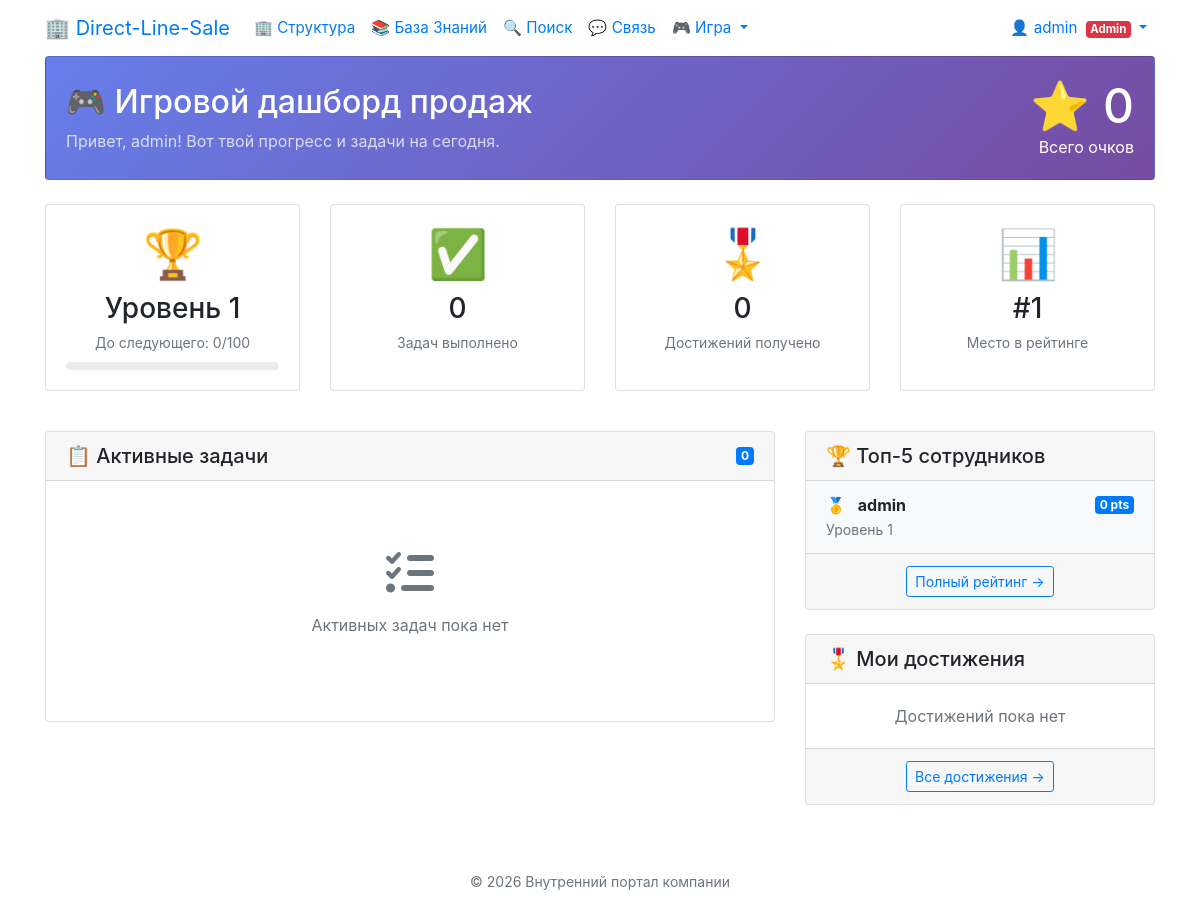
/sales-dashboard (signed in), run on the app's committed database.
### app.py (models this page shows, shortened)
class User(UserMixin, db.Model):
    id = db.Column(db.Integer, primary_key=True)
    username = db.Column(db.String(50), unique=True,
                         nullable=False, index=True)
    password_hash = db.Column(db.String(200), nullable=False)
    employee_id = db.Column(db.Integer, db.ForeignKey(
        'employee.id'), nullable=True, unique=True)
    role = db.Column(db.String(20), default='employee')
    is_active = db.Column(db.Boolean, default=True)
    created_at = db.Column(db.DateTime, default=datetime.now)
    last_login = db.Column(db.DateTime, nullable=True)
    must_change_password = db.Column(db.Boolean, default=True)
    password_changed_at = db.Column(db.DateTime, nullable=True)
    employee = db.relationship('Employee', backref=db.backref(
        'user', uselist=False), lazy='joined')

class UserPoints(db.Model):
    id = db.Column(db.Integer, primary_key=True)
    user_id = db.Column(db.Integer, db.ForeignKey(
        'user.id'), nullable=False, unique=True, index=True)
    total_points = db.Column(db.Integer, default=0)
    current_level = db.Column(db.Integer, default=1)
    tasks_completed = db.Column(db.Integer, default=0)
    achievements_earned = db.Column(db.Integer, default=0)
    created_at = db.Column(db.DateTime, default=datetime.now)
    last_activity = db.Column(db.DateTime, default=datetime.now)
    user = db.relationship('User', backref=db.backref('points', uselist=False))
    def get_progress_to_next_level(self):
        points_in_current_level = self.total_points % 100
        return points_in_current_level

### app.py (the view, shortened to what this page needs)
@app.route('/sales-dashboard')
@login_required
def sales_dashboard():
    from datetime import date, timedelta
    user_points = UserPoints.query.filter_by(user_id=current_user.id).first()
    if not user_points:
        user_points = UserPoints(user_id=current_user.id)
        db.session.add(user_points)
        db.session.commit()
    today = date.today()
    week_start = today - timedelta(days=today.weekday())
    week_end = week_start + timedelta(days=6)
    month_start = today.replace(day=1)
    active_tasks = SalesTask.query.filter_by(is_active=True).all()
    user_progress = {}
    db.session.commit()
    top_users = UserPoints.query.order_by(
        UserPoints.total_points.desc()).limit(5).all()
    my_achievements = UserAchievement.query.filter_by(
        user_id=current_user.id).order_by(UserAchievement.earned_at.desc()).limit(5).all()
    return render_template('sales_dashboard.html',
                           user_points=user_points,
                           active_tasks=active_tasks,
                           user_progress=user_progress,
                           top_users=top_users,
                           my_achievements=my_achievements)

### app.py (called while the page is built)
@login_manager.user_loader
def load_user(user_id):
    return User.query.get(int(user_id))

### templates/sales_dashboard.html (shortened to what this page needs)
{% extends "base.html" %}
{% block content %}
<div class="row mb-4">
	<div class="col-12">
		<div class="card text-white" style="background: linear-gradient(135deg, #667eea 0%, #764ba2 100%);">
			<div class="card-body">
				<div class="row align-items-center">
					<div class="col-md-8">
						<h2 class="mb-2">🎮 Игровой дашборд продаж</h2>
						<p class="mb-0" style="opacity: 0.75;">
							Привет, {{ current_user.employee.name.split()[0] if current_user.employee else
							current_user.username }}!
							Вот твой прогресс и задачи на сегодня.
						</p>
					</div>
					<div class="col-md-4 text-right">
						<h1 class="mb-0" style="font-size: 3rem;">⭐ {{ user_points.total_points }}</h1>
						<p class="mb-0">Всего очков</p>
					</div>
				</div>
			</div>
		</div>
	</div>
</div>
<div class="row mb-4">
	<div class="col-md-3 col-sm-6 mb-3">
		<div class="card text-center h-100">
			<div class="card-body">
				<h1 style="font-size: 3rem; margin-bottom: 10px;">🏆</h1>
				<h3 class="mb-1">Уровень {{ user_points.current_level }}</h3>
				<small class="text-muted">До следующего: {{ user_points.get_progress_to_next_level() }}/100</small>
				<div class="progress mt-2" style="height: 8px;">
				</div>
			</div>
		</div>
	</div>
	<div class="col-md-3 col-sm-6 mb-3">
		<div class="card text-center h-100">
			<div class="card-body">
				<h1 style="font-size: 3rem; margin-bottom: 10px;">✅</h1>
				<h3 class="mb-1">{{ user_points.tasks_completed }}</h3>
				<small class="text-muted">Задач выполнено</small>
			</div>
		</div>
	</div>
	<div class="col-md-3 col-sm-6 mb-3">
		<div class="card text-center h-100">
			<div class="card-body">
				<h1 style="font-size: 3rem; margin-bottom: 10px;">🎖️</h1>
				<h3 class="mb-1">{{ user_points.achievements_earned }}</h3>
				<small class="text-muted">Достижений получено</small>
			</div>
		</div>
	</div>
	<div class="col-md-3 col-sm-6 mb-3">
		<div class="card text-center h-100">
			<div class="card-body">
				<h1 style="font-size: 3rem; margin-bottom: 10px;">📊</h1>
				<h3 class="mb-1">
					{% set my_rank = namespace(value=0) %}
					{% for user in top_users %}
					{% if user.user_id == current_user.id %}
					{% set my_rank.value = loop.index %}
					{% endif %}
					{% endfor %}
					#{{ my_rank.value if my_rank.value > 0 else '?' }}
				</h3>
				<small class="text-muted">Место в рейтинге</small>
			</div>
		</div>
	</div>
</div>
<div class="row">
	<div class="col-lg-8 mb-4">
		<div class="card">
			<div class="card-header d-flex justify-content-between align-items-center">
				<h5 class="mb-0">📋 Активные задачи</h5>
				<span class="badge badge-primary">{{ active_tasks|length }}</span>
			</div>
			<div class="card-body">
				{% if active_tasks %}
				{% for task in active_tasks %}
				{% set progress = user_progress[task.id] %}
				<div class="mb-4 pb-3 {% if not loop.last %}border-bottom{% endif %}">
					<div class="d-flex justify-content-between align-items-start mb-2">
						<div>
							<h6 class="mb-1">
								{{ task.get_type_display() }} {{ task.title }}
								{% if progress.is_completed %}
								<span class="badge badge-success ml-2">✓ Выполнено</span>
								{% endif %}
							</h6>
							<small class="text-muted">
								{{ task.get_period_display() }} •
								Награда: <strong>+{{ task.reward_points }} очков</strong>
							</small>
						</div>
						<h4 class="mb-0 {% if progress.is_completed %}text-success{% endif %}">
							{{ progress.current_value }}/{{ task.target_value }}
						</h4>
					</div>
					{% if task.description %}
					<p class="small text-muted mb-2">{{ task.description }}</p>
					{% endif %}
					<div class="progress" style="height: 20px;">
						<div class="progress-bar {% if progress.is_completed %}bg-success{% else %}bg-primary{% endif %}"
							style="width: {{ progress.get_progress_percent() }}%;">
							{{ progress.get_progress_percent() }}%
						</div>
					</div>
					<div class="mt-2 small text-muted">
						Период: {{ progress.period_start.strftime('%d.%m') }} - {{
						progress.period_end.strftime('%d.%m.%Y') }}
						{% if progress.last_updated %}
						• Обновлено: {{ progress.last_updated.strftime('%d.%m.%Y %H:%M') }}
						{% if progress.updated_by %}
						({{ progress.updated_by.employee.name if progress.updated_by.employee else
						progress.updated_by.username }})
						{% endif %}
						{% endif %}
					</div>
				</div>
				{% endfor %}
				{% else %}
				<div class="text-center py-5 text-muted">
					<i class="fa fa-tasks fa-3x mb-3"></i>
					<p>Активных задач пока нет</p>
				</div>
				{% endif %}
			</div>
		</div>
	</div>
	<div class="col-lg-4">
		<div class="card mb-4">
			<div class="card-header">
				<h5 class="mb-0">🏆 Топ-5 сотрудников</h5>
			</div>
			<div class="card-body p-0">
				<div class="list-group list-group-flush">
					{% for user in top_users %}
					<div class="list-group-item {% if user.user_id == current_user.id %}bg-light{% endif %}">
						<div class="d-flex justify-content-between align-items-center">
							<div>
								<span class="font-weight-bold mr-2">
									{% if loop.index == 1 %}🥇
									{% elif loop.index == 2 %}🥈
									{% elif loop.index == 3 %}🥉
									{% else %}#{{ loop.index }}
									{% endif %}
								</span>
								<strong>{{ user.user.employee.name if user.user.employee else user.user.username
									}}</strong>
							</div>
							<span class="badge badge-primary">{{ user.total_points }} pts</span>
						</div>
						<small class="text-muted">Уровень {{ user.current_level }}</small>
					</div>
					{% endfor %}
				</div>
			</div>
			<div class="card-footer text-center">
				<a href="{{ url_for('leaderboard') }}" class="btn btn-sm btn-outline-primary">
					Полный рейтинг →
				</a>
			</div>
		</div>
		<div class="card">
			<div class="card-header">
				<h5 class="mb-0">🎖️ Мои достижения</h5>
			</div>
			<div class="card-body">
				{% if my_achievements %}
				{% for ua in my_achievements %}
				<div class="mb-3 pb-2 {% if not loop.last %}border-bottom{% endif %}">
					<h4 class="mb-1">{{ ua.achievement.icon }} {{ ua.achievement.title }}</h4>
					<small class="text-muted">
						{{ ua.earned_at.strftime('%d.%m.%Y') }} • +{{ ua.achievement.reward_points }} pts
					</small>
				</div>
				{% endfor %}
				{% else %}
				<div class="text-center text-muted">
					<p class="mb-0">Достижений пока нет</p>
				</div>
				{% endif %}
			</div>
			<div class="card-footer text-center">
				<a href="{{ url_for('achievements') }}" class="btn btn-sm btn-outline-primary">
					Все достижения →
				</a>
			</div>
		</div>
	</div>
</div>
{% endblock %}

### templates/base.html (shortened to what this page needs)
<!DOCTYPE html>
<html lang="ru">
<head>
    <link rel="stylesheet" href="https://cdn.jsdelivr.net/npm/bootstrap@4.6.2/dist/css/bootstrap.min.css">
    <link rel="stylesheet" href="https://cdnjs.cloudflare.com/ajax/libs/font-awesome/6.4.0/css/all.min.css">
</head>
<body>
    <nav class="navbar navbar-expand-lg sticky-top">
        <div class="container">
            <a class="navbar-brand" href="/">🏢 Direct-Line-Sale</a>
            <div class="collapse navbar-collapse" id="navbarNav">
                <ul class="navbar-nav mr-auto">
                    <li class="nav-item">
                        <a class="nav-link" href="{{ url_for('home') }}">🏢 Структура</a>
                    </li>
                    <li class="nav-item">
                        <a class="nav-link" href="{{ url_for('wiki') }}">📚 База Знаний</a>
                    </li>
                    <li class="nav-item">
                        <a class="nav-link" href="{{ url_for('search') }}">🔍 Поиск</a>
                    </li>
                    <li class="nav-item">
                        <a class="nav-link" href="{{ url_for('feedback') }}">💬 Связь</a>
                    </li>
                    {% if current_user.is_authenticated %}
                    <li class="nav-item dropdown">
                        <a class="nav-link dropdown-toggle" href="#" id="navbarGameDropdown" role="button"
                            data-toggle="dropdown" aria-haspopup="true" aria-expanded="false">
                            🎮 Игра
                        </a>
                    </li>
                    {% endif %}
                </ul>
                <ul class="navbar-nav ml-auto">
                    {% if current_user.is_authenticated %}
                    <li class="nav-item dropdown">
                        <a class="nav-link dropdown-toggle" href="#" id="navbarUserDropdown" role="button"
                            data-toggle="dropdown" aria-haspopup="true" aria-expanded="false">
                            👤 {{ current_user.username }}
                            {% if current_user.role == 'admin' %}
                            <span class="badge badge-danger ml-1">Admin</span>
                            {% elif current_user.role == 'manager' %}
                            <span class="badge badge-warning ml-1">Manager</span>
                            {% endif %}
                        </a>
                    </li>
                    {% else %}
                    <li class="nav-item">
                        <a class="nav-link" href="{{ url_for('user_login') }}">🔐 Вход</a>
                    </li>
                    {% endif %}
                </ul>
            </div>
        </div>
    </nav>
    <div class="container">
        {% block content %}{% endblock %}
    </div>
    <footer class="text-center mt-5 py-3 text-muted">
        <small>© 2026 Внутренний портал компании</small>
    </footer>
</body>
</html>

### templates/base.html (style rules this page uses)
.navbar-nav .nav-link { padding: 0.5rem 0.75rem; font-size: 0.95rem; }

### data on the page
User: username "admin", employee.name "admin"
UserPoints: total_points "0", current_level "1", get_progress_to_next_level "0", tasks_completed "0", achievements_earned "0", user.employee "admin"

### other printed values
{{ my_rank.value if my_rank.value > 0 else '?' }} "1"
{{ active_tasks|length }} "0"
